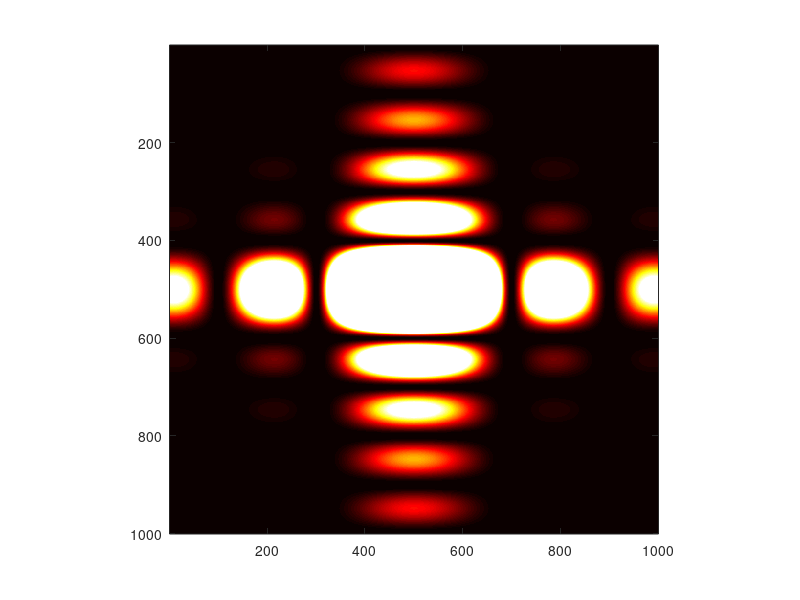

The MATLAB source for this figure:
clc; clear;
L = 10e-7;
l = 5e-7;
lambda = 400e-9;
f = 0.5;

X = linspace(-1, 1, 1000);
Y = linspace(-1, 1, 1000);
[X, Y] = meshgrid(X, Y);

SINCX = l .* X ./ lambda ./ f;
SINCX = sinc(SINCX);
SINCY = L .* Y ./ lambda ./ f;
SINCY = sinc(SINCY);
E = (SINCX.^2) .* (SINCY.^2);

%surf(E, X, Y);
image(5000*E);
colormap(hot);
daspect([1 1]);
